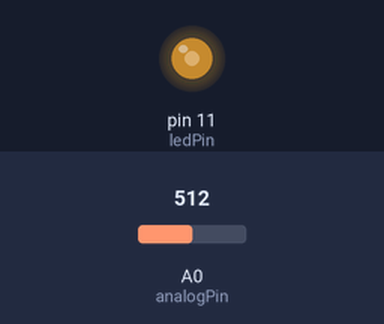
Bench run of a sketch on a simulated Arduino Uno, built with avr-gcc and run on an emulated ATmega328P. Parts: output pins drawn as LEDs (lit = HIGH). The inputs (shaded band) are chosen by the test bench; at power-on: A0 (analogPin) = 512.

Above: at 1.2 s.
1.3 s: A0 (analogPin) set to 716
At 2.0 s:
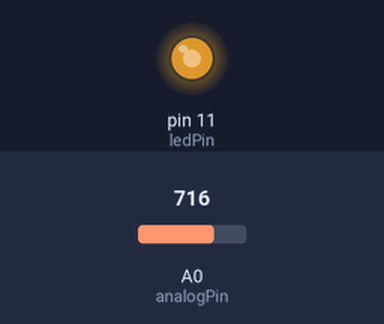
2.8 s: A0 (analogPin) set to 900
At 3.2 s:
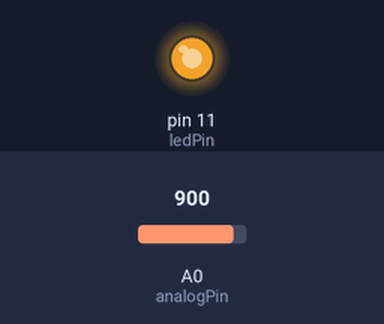
4.3 s: A0 (analogPin) set to 122
At 5.5 s:
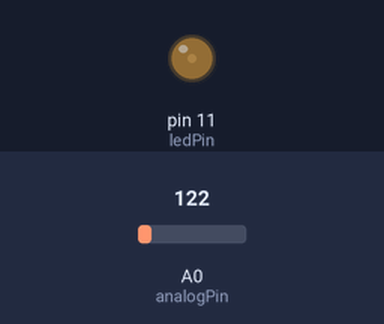
5.8 s: A0 (analogPin) set to 0
At 6.6 s:
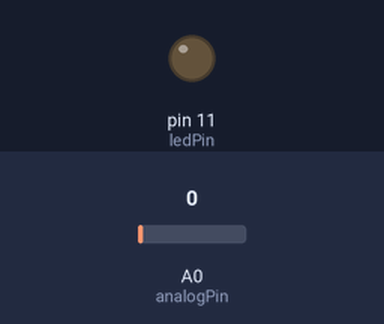
Timing chart, 0 to 8.3 s (numbered marks = the images above; inputs shaded):
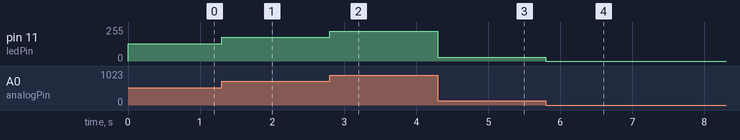

The sketch:

LED_Reflects_LDR_Value.ino
```cpp
  int ledPin = 11;      // LED connected to digital pin 11

int analogPin = A0;   // potentiometer connected to analog pin Ao

int val = 0;         // variable to store the read value


void setup()

{

  pinMode(ledPin, OUTPUT);   // sets the pin as output

}


void loop()

{

  val = analogRead(analogPin);   // read the input pin

  analogWrite(ledPin, val / 4);  // analogRead values go from 0 to 1023, analogWrite values from 0 to 255
}
```

Measured:
- after the input at 1.3 s, pin 11 (ledPin): 128/255 → 179/255 at once
- after the input at 2.8 s, pin 11 (ledPin): 179/255 → 225/255 at once
- after the input at 4.3 s, pin 11 (ledPin): 225/255 → 30/255 at once
- after the input at 5.8 s, pin 11 (ledPin): 30/255 → 0/255 at once
